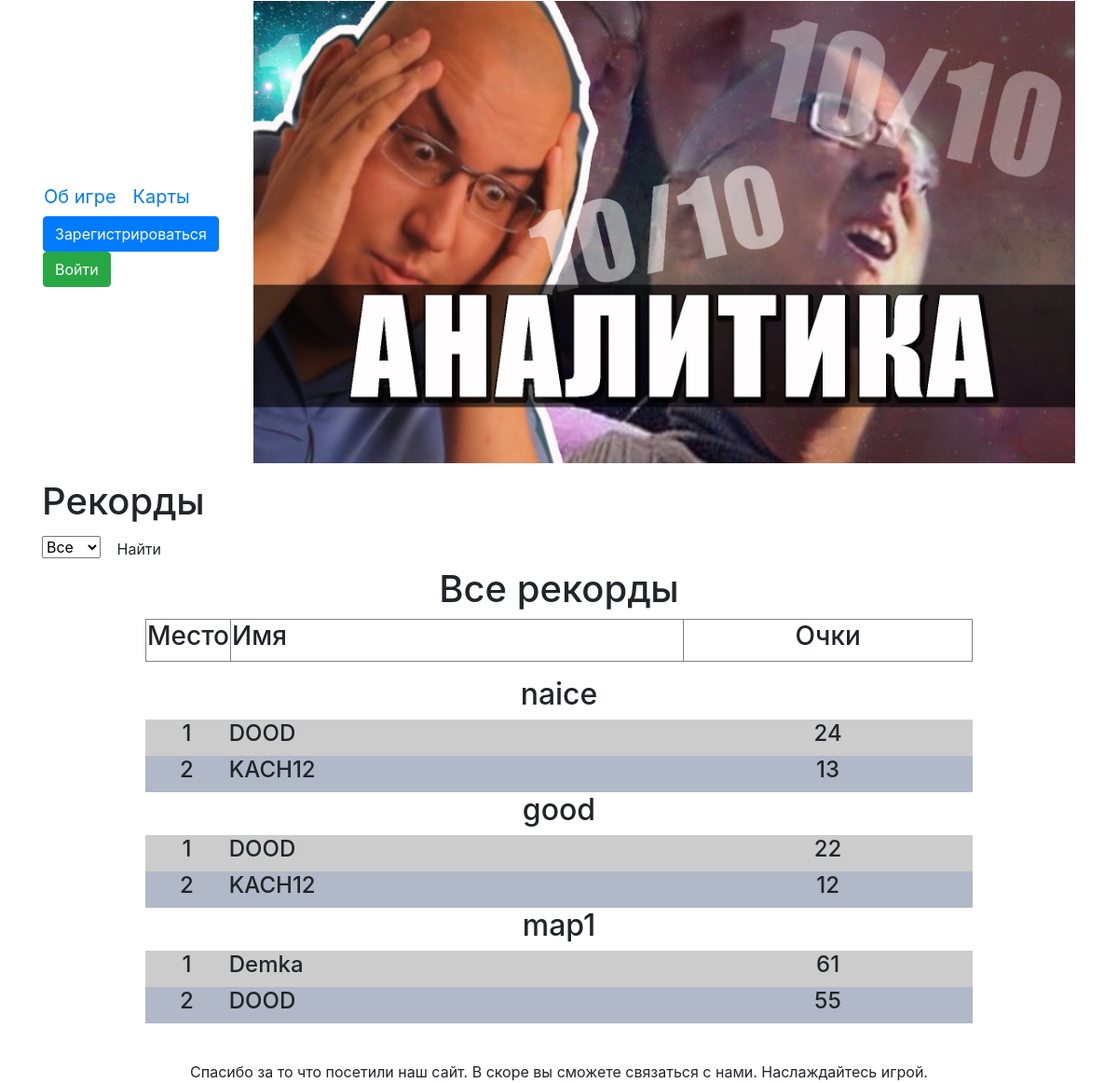
Page /records on the committed database.
### data/records.py (models this page shows)
class Records(SqlAlchemyBase, SerializerMixin):
    __tablename__ = 'records'
    id = sqlalchemy.Column(sqlalchemy.Integer,
                           primary_key=True, autoincrement=True)
    map_name = sqlalchemy.Column(sqlalchemy.String, nullable=True)
    points = sqlalchemy.Column(sqlalchemy.Integer, nullable=True)
    user_id = sqlalchemy.Column(sqlalchemy.Integer,
                                sqlalchemy.ForeignKey("users.id"))
    user = orm.relation('User', back_populates='records')

### data/users.py (models this page shows, shortened)
class User(SqlAlchemyBase, UserMixin, SerializerMixin):
    __tablename__ = 'users'
    id = sqlalchemy.Column(sqlalchemy.Integer,
                           primary_key=True, autoincrement=True)
    name = sqlalchemy.Column(sqlalchemy.String(15), unique=True)
    email = sqlalchemy.Column(sqlalchemy.String, unique=True)
    hashed_password = sqlalchemy.Column(sqlalchemy.String)
    create_date = sqlalchemy.Column(sqlalchemy.DateTime, default=datetime.datetime.now)
    records = orm.relation("Records", back_populates='user')
    news = orm.relation("News", back_populates='user')

### main.py (the view)
@app.route('/records')
@app.route('/records/<name>', methods=['GET', 'POST'])
def records(name=""):
    session = db_session.create_session()
    maps = session.query(Maps)
    if name:
        count = "Все рекорды на карте " + name
        records = [sorted(session.query(Records).filter(Records.map_name == name),
                          key=lambda x: x.points, reverse=True)]
    else:
        count = 'Все рекорды'
        records = []
        for i in session.query(Maps):
            lst = session.query(Records).filter(Records.map_name == i.name_map)
            if lst:
                records.append(sorted(lst, key=lambda x: x.points, reverse=True)[:10])
            else:
                break
    return render_template('records.html', title='Рекорды', maps=maps,
                           records=records, count=count)

### data/db_session.py (called while the page is built)
def create_session() -> Session:
    global __factory
    return __factory()

### templates/records.html (shortened to what this page needs)
{% extends "base.html" %}
{% block content %}
<h1>Рекорды</h1>
<form method="POST" action="{{ url_for('get_one_records') }}">
    <select name="records" size="1">
        <option value="">Все</option>
    </select>
    <button type="submit" class="btn btn-default">Найти</button>
    <div>
        <center>
            <h1>{{count}}</h1>
        </center>
        <table width=80% border="1" align="center">
            <tr>
                <td width="10%">
                    <center><h3>Место</h3></center>
                </td>
                <td width="55%"><h3>Имя</h3></td>
                <td width="35%">
                    <center><h3>Очки</h3></center>
                </td>
            </tr>
        </table>
        <p>{% for record in records %}
        <center><h2>{{record[0].map_name}}</h2></center>
        <table width=80% border="0" align="center">
            {% for item in record %}
            {%if loop.index % 2 == 0%}
            <tr>
                <td width="10%" bgcolor="#b1b8c7">
                    <center><h4>{{loop.index}}</h4></center>
                </td>
                <td width="55%" bgcolor="#b1b8c7"><h4>{{item.user.name}}</h4></td>
                <td width="35%" bgcolor="#b1b8c7">
                    <center><h4>{{item.points}}</h4></center>
                </td>
            </tr>
            {% else %}
            <tr>
                <td width="10%" bgcolor="#cccccc">
                    <center><h4>{{loop.index}}</h4></center>
                </td>
                <td width="55%" bgcolor="#cccccc"><h4>{{item.user.name}}</h4></td>
                <td width="35%" bgcolor="#cccccc">
                    <center><h4>{{item.points}}</h4></center>
                </td>
            </tr>
            {% endif %}
            {% endfor %}
        </table>
        {% endfor %}
        </p>
    </div>
</form>
{% endblock %}

### rows in the picture
Records: map_name "naice", user.name "DOOD", points "24"
Records: user.name "KACH12", points "13"
Records: map_name "good", user.name "DOOD", points "22"
Records: user.name "KACH12", points "12"
Records: map_name "map1", user.name "Demka", points "61"
Records: user.name "DOOD", points "55"

### other values in the picture
{{ count }} "Все рекорды"
